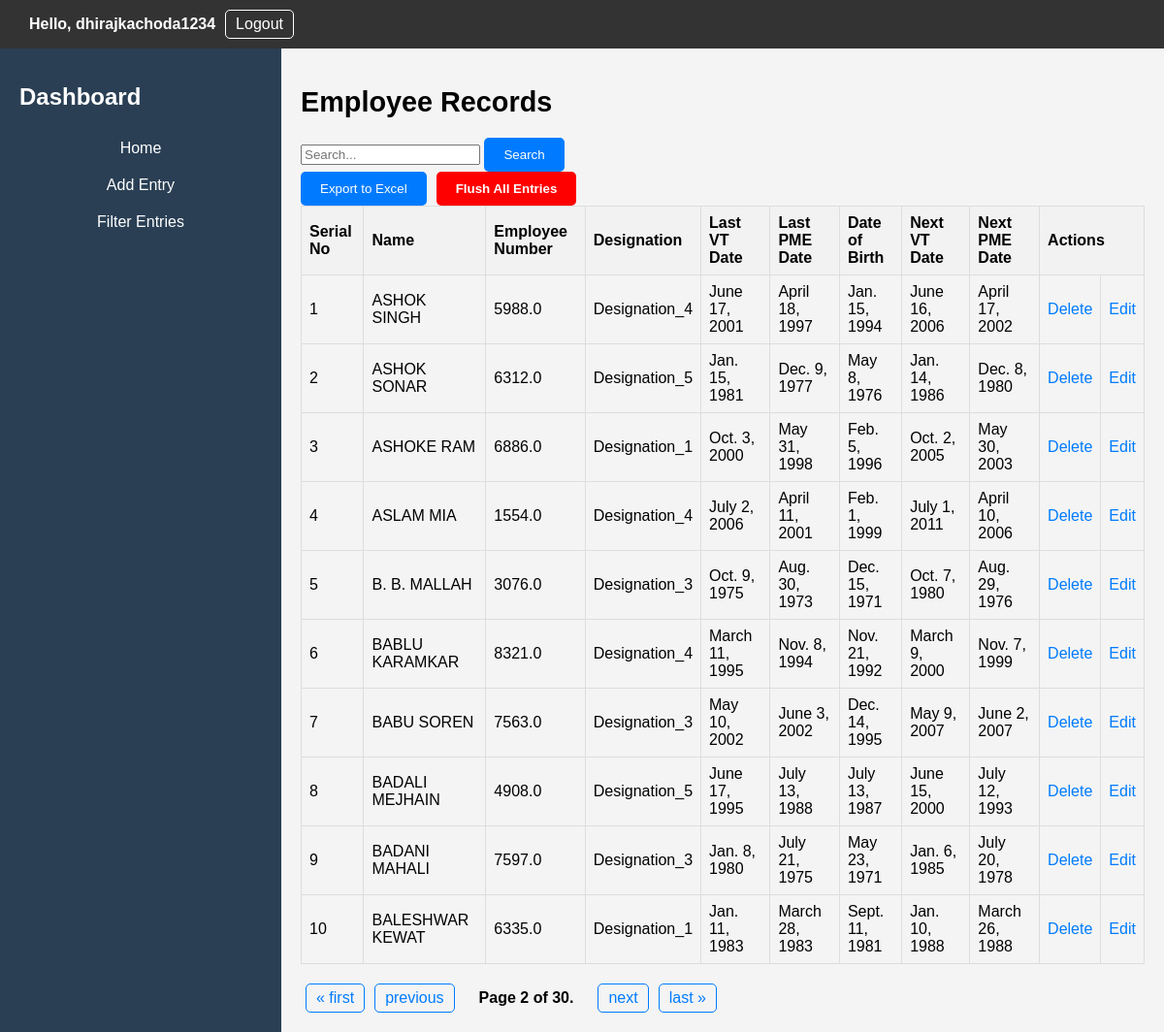
/dashboard/?page=2 (signed in), run on the app's committed database.
### EmployeeApp/models.py (models this page shows)
class Entry(models.Model):
    user = models.ForeignKey(User, on_delete=models.CASCADE)
    name = models.CharField(max_length=100)
    employee_number = models.CharField(max_length=10)
    designation = models.CharField(max_length=50)
    last_vt_date = models.DateField(verbose_name='Last VT Date', null=True, blank=True)  # Make it optional
    last_pme_date = models.DateField(null=True, blank=True)  # Make it optional
    date_of_birth = models.DateField(null=True, blank=True)
    next_vt_date = models.DateField(null=True, blank=True)
    next_pme_date = models.DateField(null=True, blank=True)
    timestamp = models.DateTimeField(default=timezone.now)  # Set default value here

### EmployeeApp/views.py (the view)
# urls.py: path('dashboard/', views.dashboard, name='dashboard'),
def dashboard(request):
    user = request.user
    records = Entry.objects.filter(user=user).order_by('name')
    search_query = request.GET.get('search')
    if search_query:
        records = records.filter(
            Q(name__icontains=search_query) |
            Q(employee_number__icontains=search_query) |
            Q(designation__icontains=search_query)
        )
    paginator = Paginator(records, 10)
    page_number = request.GET.get('page')
    page_obj = paginator.get_page(page_number)
    return render(request, 'EmployeeApp/dashboard.html', {'user': user, 'records': page_obj})

### EmployeeApp/templates/EmployeeApp/dashboard.html (shortened to what this page needs)
{% extends "EmployeeApp/base.html" %}
{% block content %}
    <h1>Employee Records</h1>
    <form method="get" action="{% url 'dashboard' %}">
        <div class="search-box">
            <input type="text" name="search" placeholder="Search...">
            <button type="submit">Search</button>
        </div>
    </form>
    <div class="action-buttons">
        <form method="post" action="{% url 'export_entries' %}">
            <button type="submit">Export to Excel</button>
        </form>
        <button type="button" class="danger-button" onclick="confirmFlushEntries()">Flush All Entries</button>
    </div>
    <table>
        <thead>
            <tr>
                <th>Serial No</th>
                <th>Name</th>
                <th>Employee Number</th>
                <th>Designation</th>
                <th>Last VT Date</th>
                <th>Last PME Date</th>
                <th>Date of Birth</th>
                <th>Next VT Date</th>
                <th>Next PME Date</th>
                <th colspan="2">Actions</th>
            </tr>
        </thead>
        <tbody>
            {% for record in records %}
                <tr>
                    <td>{{ forloop.counter }}</td>
                    <td>{{ record.name }}</td>
                    <td>{{ record.employee_number }}</td>
                    <td>{{ record.designation }}</td>
                    <td>{{ record.last_vt_date }}</td>
                    <td>{{ record.last_pme_date }}</td>
                    <td>{{ record.date_of_birth }}</td>
                    <td class="">
                        {{ record.next_vt_date|default:'' }}
                    </td>
                    <td class="">
                        {{ record.next_pme_date|default:'' }}
                    </td>
                    <td><a href="#" class="delete-link" data-entry-id="{{ record.id }}">Delete</a></td>
                    <td><a href="{% url 'edit_entry' record.id %}">Edit</a></td>
                </tr>
            {% endfor %}
        </tbody>
    </table>
    <div class="pagination">
        <span class="step-links">
            {% if records.has_previous %}
                <a href="?page=1" class="page-link">&laquo; first</a>
                <a href="?page={{ records.previous_page_number }}" class="page-link">previous</a>
            {% endif %}
            <span class="current-page">
                Page {{ records.number }} of {{ records.paginator.num_pages }}.
            </span>
            {% if records.has_next %}
                <a href="?page={{ records.next_page_number }}" class="page-link">next</a>
                <a href="?page={{ records.paginator.num_pages }}" class="page-link">last &raquo;</a>
            {% endif %}
        </span>
    </div>
</div>
{% endblock %}

### EmployeeApp/templates/EmployeeApp/base.html (shortened to what this page needs)
<!DOCTYPE html>
<html>
<head>
    <link rel="stylesheet" href="/static/css/styles.css">
</head>
<body>
    <div class="header">
        <div class="user-info right-align">
                <p>Hello, {{ user.username }}</p>
                <a href="{% url 'logout' %}">Logout</a>
        </div>
    </div>
    <div class="dashboard-container">
        <div class="sidebar">
            <h1>Dashboard</h1>
            <ul class="dashboard-menu">
                <li><a href="{% url 'dashboard' %}">Home</a></li>
                <li><a href="{% url 'add_entry' %}">Add Entry</a></li>
                <li><a href="{% url 'filter_entries' %}">Filter Entries</a></li>
            </ul>
        </div>
        <div class="main-content">
            {% block content %}{% endblock %}
        </div>
</body>
</html>

### EmployeeApp/static/css/styles.css (style rules this page uses)
body { font-family: Arial, sans-serif; margin: 0; padding: 0; }
a { text-decoration: none; color: #007bff; }
.header { display: flex; justify-content: space-between; align-items: center; background-color: #007bff; padding: 10px 20px; color: #fff; }
.user-info { display: flex; align-items: center; }
.user-info p { margin: 0; font-weight: bold; margin-right: 10px; }
.user-info a { color: #fff; text-decoration: none; border: 1px solid #fff; padding: 5px 10px; border-radius: 5px; transition: background-color 0.3s, border-color 0.3s; }
.dashboard-container { display: flex; flex-direction: row; min-height: 100vh; }
.sidebar { width: 250px; background-color: #2a3f54; color: #fff; padding: 20px; }
.sidebar h1 { font-size: 1.5rem; margin-bottom: 20px; }
.sidebar ul { list-style: none; padding: 0; }
.sidebar li { margin-bottom: 10px; }
.main-content { flex: 1; padding: 20px; background-color: #f4f4f4; }
.main-content h1 { font-size: 1.8rem; margin-bottom: 20px; }
table { width: 100%; border-collapse: collapse; margin-bottom: 20px; }
table th, table td { border: 1px solid #ddd; padding: 8px; text-align: left; }
table th { background-color: #f2f2f2; }
.pagination { display: flex; justify-content: space-between; align-items: center; margin-top: 20px; }
.step-links { display: flex; align-items: center; }
.current-page { margin: 0 20px; font-weight: bold; }
.danger-button { background-color: red !important; color: white; border: none; padding: 10px 20px; border-radius: 5px; cursor: pointer; font-weight: bold; }
button[type="submit"] { background-color: #007bff; color: #fff; border: none; padding: 10px 20px; border-radius: 5px; cursor: pointer; transition: background-color 0.3s, color 0.3s; text-decoration: none; }
.action-buttons { display: flex; gap: 10px; }
.dashboard-menu li { margin: 0; padding: 0; }
.dashboard-menu a { text-decoration: none; display: block; padding: 10px; text-align: center; font-size: 16px; color: #fff; transition: background-color 0.2s; }
.right-align { text-align: right; }
.header { display: flex; justify-content: space-between; align-items: center; background-color: #333; color: #fff; padding: 10px; }
.user-info { margin-left: 20px; }
.page-link { padding: 5px 10px; border: 1px solid #007bff; border-radius: 5px; color: #007bff; text-decoration: none; margin: 0 5px; transition: background-color 0.3s, color 0.3s; display: inline-block; }

### data on the page
Entry: name "ASHOK SINGH", employee_number "5988.0", designation "Designation_4", last_vt_date "June 17, 2001", last_pme_date "April 18, 1997", date_of_birth "Jan. 15, 1994", next_vt_date "June 16, 2006", next_pme_date "April 17, 2002"
Entry: name "ASHOK SONAR", employee_number "6312.0", designation "Designation_5", last_vt_date "Jan. 15, 1981", last_pme_date "Dec. 9, 1977", date_of_birth "May 8, 1976", next_vt_date "Jan. 14, 1986", next_pme_date "Dec. 8, 1980"
Entry: name "ASHOKE RAM", employee_number "6886.0", designation "Designation_1", last_vt_date "Oct. 3, 2000", last_pme_date "May 31, 1998", date_of_birth "Feb. 5, 1996", next_vt_date "Oct. 2, 2005", next_pme_date "May 30, 2003"
Entry: name "ASLAM MIA", employee_number "1554.0", designation "Designation_4", last_vt_date "July 2, 2006", last_pme_date "April 11, 2001", date_of_birth "Feb. 1, 1999", next_vt_date "July 1, 2011", next_pme_date "April 10, 2006"
Entry: name "B. B. MALLAH", employee_number "3076.0", designation "Designation_3", last_vt_date "Oct. 9, 1975", last_pme_date "Aug. 30, 1973", date_of_birth "Dec. 15, 1971", next_vt_date "Oct. 7, 1980", next_pme_date "Aug. 29, 1976"
Entry: name "BABLU KARAMKAR", employee_number "8321.0", designation "Designation_4", last_vt_date "March 11, 1995", last_pme_date "Nov. 8, 1994", date_of_birth "Nov. 21, 1992", next_vt_date "March 9, 2000", next_pme_date "Nov. 7, 1999"
Entry: name "BABU SOREN", employee_number "7563.0", designation "Designation_3", last_vt_date "May 10, 2002", last_pme_date "June 3, 2002", date_of_birth "Dec. 14, 1995", next_vt_date "May 9, 2007", next_pme_date "June 2, 2007"
Entry: name "BADALI MEJHAIN", employee_number "4908.0", designation "Designation_5", last_vt_date "June 17, 1995", last_pme_date "July 13, 1988", date_of_birth "July 13, 1987", next_vt_date "June 15, 2000", next_pme_date "July 12, 1993"
Entry: name "BADANI MAHALI", employee_number "7597.0", designation "Designation_3", last_vt_date "Jan. 8, 1980", last_pme_date "July 21, 1975", date_of_birth "May 23, 1971", next_vt_date "Jan. 6, 1985", next_pme_date "July 20, 1978"
Entry: name "BALESHWAR KEWAT", employee_number "6335.0", designation "Designation_1", last_vt_date "Jan. 11, 1983", last_pme_date "March 28, 1983", date_of_birth "Sept. 11, 1981", next_vt_date "Jan. 10, 1988", next_pme_date "March 26, 1988"

### other printed values
{{ user.username }} "dhirajkachoda1234"
{{ records.number }} "2"
{{ records.paginator.num_pages }} "30"
